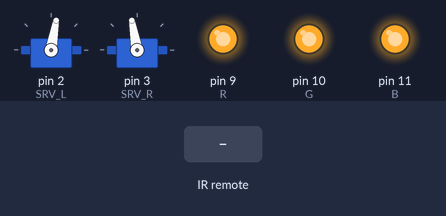
Recording of a sketch running on a simulated Arduino Uno, built with avr-gcc and run on an emulated ATmega328P. On the bench: 2 × servo, output pins drawn as LEDs (lit = HIGH). The inputs (shaded band) are chosen by the test bench. What the sketch prints to the serial monitor is not drawn.

Above: at 1.2 s.
1.3 s: infrared code 0x20DF02FD received
At 2.5 s:
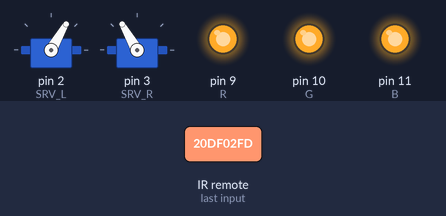
2.8 s: infrared code 0x2DF827D received
At 3.9 s:
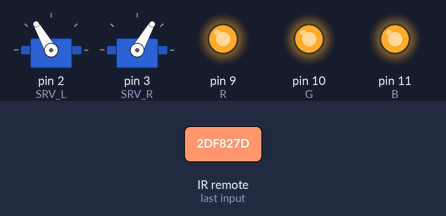
4.3 s: infrared code 0x20DFE01F received
At 5.0 s:
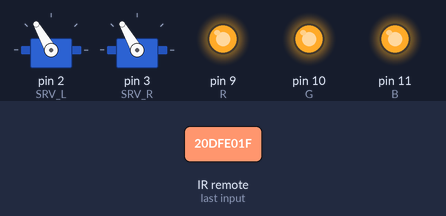
5.8 s: infrared code 0x20DF609F received
At 6.2 s:
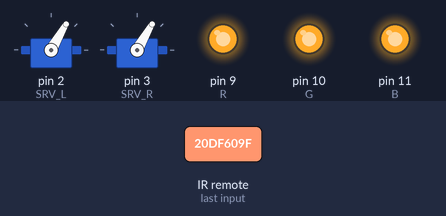
7.3 s: infrared code 0x20DF22DD received
At 8.5 s:
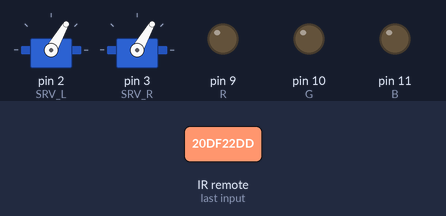
8.8 s: infrared code 0x20DF8877 received
At 9.6 s:
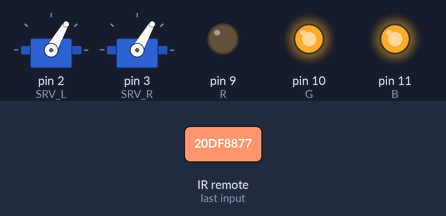
Timing chart, 0 to 11.3 s (numbered marks = the images above; inputs shaded):
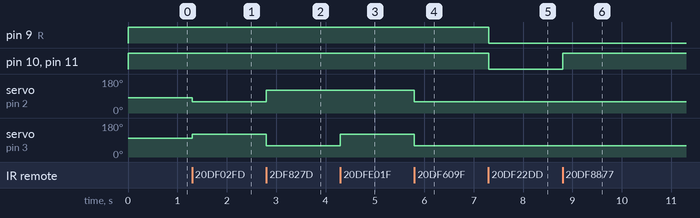

The sketch:

obiekt.ino
```cpp
#include <Servo.h>
Servo l;
Servo r;

#define lstop 80
#define rstop 100
#define step 20
#define bstep 40
#define MOVELEN 50

#define SRV_L 2
#define SRV_R 3
#define RECV_PIN 6

#define R 9
#define G 10
#define B 11

#include <IRremote.h>

IRrecv irrecv(RECV_PIN);

decode_results results;

#define MOVE_FORWARD 0x20DF02FD
#define MOVE_BACK 0x2df827d
#define MOVE_LEFT 0x20dfe01f
#define MOVE_RIGHT 0x20df609f
#define WHITE 0x20df22dd
#define RED 0x20df8877
#define GREEN 0x20df48b7
#define BLUE 0x20dfc837

unsigned long endtime = millis();
uint8_t timercount = 0;

ISR(TIMER0_COMPA_vect) { //change the 0 to 1 for timer1 and 2 for timer2
  if (timercount == 1) {
    timercount = 0;
    if (millis() > endtime) {
      l.write(lstop);
      r.write(rstop);
    }
  }
  timercount++;
}

void setup() {
  // put your setup code here, to run once:
  Serial.begin(9600);
  Serial.println("serial connected");
  l.attach(SRV_L);
  r.attach(SRV_R);
  l.write(lstop);
  r.write(rstop);
  pinMode(R, OUTPUT);
  pinMode(G, OUTPUT);
  pinMode(B, OUTPUT);
  digitalWrite(R, HIGH);
  digitalWrite(G, HIGH);
  digitalWrite(B, HIGH);
  irrecv.enableIRIn();
  irrecv.resume();
  Serial.println("setup ended");

  cli();
  TCCR0A = 0;// set entire TCCR2A register to 0
  TCCR0B = 0;// same for TCCR2B
  TCNT0  = 0;//initialize counter value to 0
  // set compare match register for 8khz increments
  OCR0A = 255;// = (16*10^6) / (8000*8) - 1 (must be <256)
  // turn on CTC mode
  TCCR0A |= (1 << WGM21);
  // 1024 prescaler
  TCCR0B |= (1 << CS12) | (1 << CS10);
  // enable timer compare interrupt
  TIMSK0 |= (1 << OCIE0A);
  sei();
  Serial.println("podłączyłem interrupta :rr:");
}
int nm = 0; //nextmove
void loop() {
  // put your main code here, to run repeatedly:
  if (irrecv.decode(&results)) {
    switch (results.value) {
      case MOVE_FORWARD:
        nm = 1; break;
      case MOVE_BACK:
        nm = 2; break;
      case MOVE_LEFT:
        nm = 3; break;
      case MOVE_RIGHT:
        nm = 4; break;
      case RED:
        nm = 5; break;
      case GREEN:
        nm = 6; break;
      case BLUE:
        nm = 7; break;
      case WHITE:
        nm = 8; break;
      default:
        nm = 0; break;
    }
    if (nm != 0) {
      Serial.println(nm, DEC);
      switch (nm) {
        case 1:
          l.write(lstop - step);
          r.write(rstop + step);
          endtime = millis() + MOVELEN;
          break;
        case 2:
          l.write(lstop + bstep);
          r.write(rstop - bstep);
          endtime = millis() + MOVELEN;
          break;
        case 3:
          l.write(lstop + bstep);
          r.write(rstop + step);
          endtime = millis() + MOVELEN;
          break;
        case 4:
          l.write(lstop - step);
          r.write(rstop - bstep);
          endtime = millis() + MOVELEN;
          break;

        case 5:
          digitalWrite(R, LOW);
          digitalWrite(G, HIGH);
          digitalWrite(B, HIGH);
          break;
        case 6:
          digitalWrite(R, HIGH);
          digitalWrite(G, LOW);
          digitalWrite(B, HIGH);
          break;
        case 7:
          digitalWrite(R, HIGH);
          digitalWrite(G, HIGH);
          digitalWrite(B, LOW);
          break;
        case 8:
          digitalWrite(R, LOW);
          digitalWrite(G, LOW);
          digitalWrite(B, LOW);
          break;
      }
      Serial.write("\n");
      Serial.print(l.read(), DEC);
      Serial.write("\t");
      Serial.print(r.read(), DEC);
      nm = 0;
    }

    irrecv.resume();
  }


}
```

Measured:
- after the input at 1.3 s, servo on pin 2 (SRV_L): 80° → 60° at once; servo on pin 3 (SRV_R): 100° → 120° at once
- after the input at 2.8 s, servo on pin 2 (SRV_L): 60° → 120° at once; servo on pin 3 (SRV_R): 120° → 60° at once
- after the input at 4.3 s, servo on pin 3 (SRV_R): 60° → 120° at once
- after the input at 5.8 s, servo on pin 2 (SRV_L), servo on pin 3 (SRV_R): 120° → 60° at once
- after the input at 7.3 s, pin 9 (R), pin 10 (G), pin 11 (B): HIGH → LOW at once
- after the input at 8.8 s, pin 10 (G), pin 11 (B): LOW → HIGH at once
